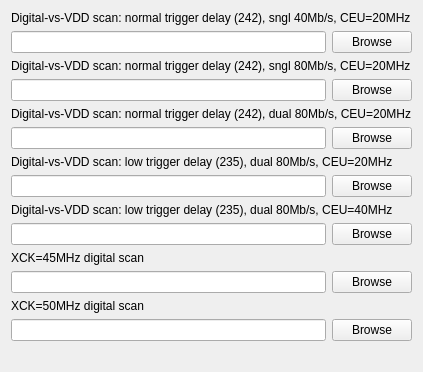
       <widget class="QWidget" name="tab2" >
        <attribute name="title" >
         <string>Digital Range</string>
        </attribute>
        <layout class="QVBoxLayout" >
         <property name="spacing" >
          <number>6</number>
         </property>
         <property name="margin" >
          <number>11</number>
         </property>
         <item>
          <layout class="QVBoxLayout" >
           <property name="spacing" >
            <number>6</number>
           </property>
           <property name="margin" >
            <number>0</number>
           </property>
           <item>
            <layout class="QVBoxLayout" >
             <property name="spacing" >
              <number>6</number>
             </property>
             <property name="margin" >
              <number>0</number>
             </property>
             <item>
              <widget class="QLabel" name="Vdd_td242_do40_ceu20_Label" >
               <property name="font" >
                <font/>
               </property>
               <property name="text" >
                <string>Digital-vs-VDD scan: normal trigger delay (242), sngl 40Mb/s, CEU=20MHz</string>
               </property>
               <property name="alignment" >
                <set>Qt::AlignLeading|Qt::AlignLeft|Qt::AlignVCenter</set>
               </property>
               <property name="wordWrap" >
                <bool>false</bool>
               </property>
              </widget>
             </item>
             <item>
              <layout class="QHBoxLayout" >
               <property name="spacing" >
                <number>6</number>
               </property>
               <property name="margin" >
                <number>0</number>
               </property>
               <item>
                <widget class="QLineEdit" name="Vdd_td242_do40_ceu20_Name" />
               </item>
               <item>
                <widget class="QPushButton" name="Vdd_td242_do40_ceu20_Butt" >
                 <property name="text" >
                  <string>Browse</string>
                 </property>
                </widget>
               </item>
              </layout>
             </item>
             <item>
              <widget class="QLabel" name="Vdd_td242_do80_ceu20_Label" >
               <property name="font" >
                <font/>
               </property>
               <property name="text" >
                <string>Digital-vs-VDD scan: normal trigger delay (242), sngl 80Mb/s, CEU=20MHz</string>
               </property>
               <property name="alignment" >
                <set>Qt::AlignLeading|Qt::AlignLeft|Qt::AlignVCenter</set>
               </property>
               <property name="wordWrap" >
                <bool>false</bool>
               </property>
              </widget>
             </item>
             <item>
              <layout class="QHBoxLayout" >
               <property name="spacing" >
                <number>6</number>
               </property>
               <property name="margin" >
                <number>0</number>
               </property>
               <item>
                <widget class="QLineEdit" name="Vdd_td242_do80_ceu20_Name" />
               </item>
               <item>
                <widget class="QPushButton" name="Vdd_td242_do80_ceu20_Butt" >
                 <property name="text" >
                  <string>Browse</string>
                 </property>
                </widget>
               </item>
              </layout>
             </item>
             <item>
              <widget class="QLabel" name="Vdd_td242_do160_ceu20_Label" >
               <property name="font" >
                <font/>
               </property>
               <property name="text" >
                <string>Digital-vs-VDD scan: normal trigger delay (242), dual 80Mb/s, CEU=20MHz</string>
               </property>
               <property name="alignment" >
                <set>Qt::AlignLeading|Qt::AlignLeft|Qt::AlignVCenter</set>
               </property>
               <property name="wordWrap" >
                <bool>false</bool>
               </property>
              </widget>
             </item>
             <item>
              <layout class="QHBoxLayout" >
               <property name="spacing" >
                <number>6</number>
               </property>
               <property name="margin" >
                <number>0</number>
               </property>
               <item>
                <widget class="QLineEdit" name="Vdd_td242_do160_ceu20_Name" />
               </item>
               <item>
                <widget class="QPushButton" name="Vdd_td242_do160_ceu20_Butt" >
                 <property name="text" >
                  <string>Browse</string>
                 </property>
                </widget>
               </item>
              </layout>
             </item>
             <item>
              <widget class="QLabel" name="Vdd_td235_do160_ceu20_Label" >
               <property name="font" >
                <font/>
               </property>
               <property name="text" >
                <string>Digital-vs-VDD scan: low trigger delay (235), dual 80Mb/s, CEU=20MHz</string>
               </property>
               <property name="alignment" >
                <set>Qt::AlignLeading|Qt::AlignLeft|Qt::AlignVCenter</set>
               </property>
               <property name="wordWrap" >
                <bool>false</bool>
               </property>
              </widget>
             </item>
             <item>
              <layout class="QHBoxLayout" >
               <property name="spacing" >
                <number>6</number>
               </property>
               <property name="margin" >
                <number>0</number>
               </property>
               <item>
                <widget class="QLineEdit" name="Vdd_td235_do160_ceu20_Name" />
               </item>
               <item>
                <widget class="QPushButton" name="Vdd_td235_do160_ceu20_Butt" >
                 <property name="text" >
                  <string>Browse</string>
                 </property>
                </widget>
               </item>
              </layout>
             </item>
             <item>
              <widget class="QLabel" name="Vdd_td235_do160_ceu40_Label" >
               <property name="font" >
                <font/>
               </property>
               <property name="text" >
                <string>Digital-vs-VDD scan: low trigger delay (235), dual 80Mb/s, CEU=40MHz</string>
               </property>
               <property name="alignment" >
                <set>Qt::AlignLeading|Qt::AlignLeft|Qt::AlignVCenter</set>
               </property>
               <property name="wordWrap" >
                <bool>false</bool>
               </property>
              </widget>
             </item>
             <item>
              <layout class="QHBoxLayout" >
               <property name="spacing" >
                <number>6</number>
               </property>
               <property name="margin" >
                <number>0</number>
               </property>
               <item>
                <widget class="QLineEdit" name="Vdd_td235_do160_ceu40_Name" />
               </item>
               <item>
                <widget class="QPushButton" name="Vdd_td235_do160_ceu40_Butt" >
                 <property name="text" >
                  <string>Browse</string>
                 </property>
                </widget>
               </item>
              </layout>
             </item>
             <item>
              <widget class="QLabel" name="Xck45Label" >
               <property name="font" >
                <font/>
               </property>
               <property name="text" >
                <string>XCK=45MHz digital scan</string>
               </property>
               <property name="alignment" >
                <set>Qt::AlignLeading|Qt::AlignLeft|Qt::AlignVCenter</set>
               </property>
               <property name="wordWrap" >
                <bool>false</bool>
               </property>
              </widget>
             </item>
             <item>
              <layout class="QHBoxLayout" >
               <property name="spacing" >
                <number>6</number>
               </property>
               <property name="margin" >
                <number>0</number>
               </property>
               <item>
                <widget class="QLineEdit" name="Xck45Name" />
               </item>
               <item>
                <widget class="QPushButton" name="Xck45Butt" >
                 <property name="text" >
                  <string>Browse</string>
                 </property>
                </widget>
               </item>
              </layout>
             </item>
             <item>
              <widget class="QLabel" name="Xck50Label" >
               <property name="font" >
                <font/>
               </property>
               <property name="text" >
                <string>XCK=50MHz digital scan</string>
               </property>
               <property name="alignment" >
                <set>Qt::AlignLeading|Qt::AlignLeft|Qt::AlignVCenter</set>
               </property>
               <property name="wordWrap" >
                <bool>false</bool>
               </property>
              </widget>
             </item>
             <item>
              <layout class="QHBoxLayout" >
               <property name="spacing" >
                <number>6</number>
               </property>
               <property name="margin" >
                <number>0</number>
               </property>
               <item>
                <widget class="QLineEdit" name="Xck50Name" />
               </item>
               <item>
                <widget class="QPushButton" name="Xck50Butt" >
                 <property name="text" >
                  <string>Browse</string>
                 </property>
                </widget>
               </item>
              </layout>
             </item>
            </layout>
           </item>
           <item>
            <spacer name="Spacer7" >
             <property name="orientation" >
              <enum>Qt::Vertical</enum>
             </property>
             <property name="sizeType" >
              <enum>QSizePolicy::Expanding</enum>
             </property>
             <property name="sizeHint" stdset="0" >
              <size>
               <width>20</width>
               <height>20</height>
              </size>
             </property>
            </spacer>
           </item>
          </layout>
         </item>
        </layout>
       </widget>
